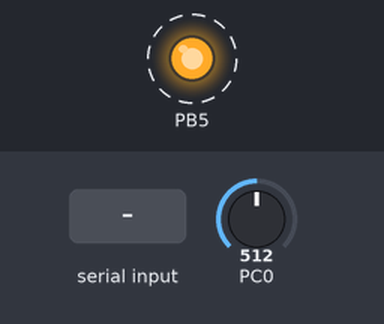
A program run on a simulated ATmega328P, built with avr-gcc and emulated at 16 MHz. Shown: output pins drawn as LEDs (lit = HIGH). Dashed ring = blinking. The inputs (shaded band) are chosen by the test bench; at power-on: PC0 = 512. What the program prints to the serial monitor is not drawn.

Above: at 1.2 s.
1.3 s: "1\n" received over Serial
Timing chart, 0 to 10.8 s (numbered marks = the images above; inputs shaded):
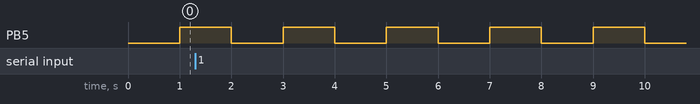

The program:

main.c
```c
/*
 * Capacitive Soil Moisture Sensor.c
 *
 * A program to read the Capacitive Soil Moisture Sensor and read it to serial IO
 *
 * Created: 31/03/2024 8:33:29 PM
 * Author : Greg Schreiber
 */

// Project Includes
#include "project.h"
#include "heartbeat.h"
#include "serialIO.h"
#include "adc.h"


int main(void) {
	// Create Variable for ADC value & Moisture Percentage
	uint16_t ADC_value;
	int moisture_percentage;

	// Enable Timer 1 for heartbeat LEd
	init_timer1();

	// Set UART
	init_uart();

	// Initialize the ADC
	init_adc();

	// Turn on global interrupts
	sei();

    // Application Code
    while (1) {

		// Read the ADC value
		ADC_value = ADC_Read_Value();

		// Print the value to the serial window (DEBUG)
		//printf("The raw value is %u \n", ADC_value);

		// Scale the ADC value to a percentage & output to the serial window
		moisture_percentage = para_scaling(ADC_value);
		printf("The percentage value is %d %% \n", moisture_percentage);

		// Delay 2.5 seconds and repeat
		_delay_ms(2500);
    }
}
```

adc.c
```c
/*
 * adc.c
 *
 * A file for separate Analogue to Digital Conversion Code
 *
 * Created: 1/04/2024 12:01:23 AM
 *  Author: Greg Schreiber
 */

// Include the project header
#include "project.h"

// Function Prototypes
void init_adc(void);
uint16_t ADC_Read_Value(void);
int para_scaling(uint16_t raw_value);


/*
 * A function for initializing the ADC
 */
void init_adc(void){

	// Were going to use the external AVCC reference
	/*
	 * Bit 6 : 1 - AVCC with external capacitor at AREF pin
	 */
	ADMUX = (1<<REFS0);

	// Set Up the ADC
	/*
	 * Bit 7 : 1 - ADC Enable
	 * Bit 2 : 1 - Prescaler
	 * Bit 1 : 1 - Prescaler
	 * Bit 0 : 1 - Prescaler
	 * (The prescaler is set to a div factor of 128
	 *
	 */
	ADCSRA = (1<<ADEN)|(1<<ADPS2)|(1<<ADPS1)|(1<<ADPS0);

}

/*
 * A function for reading the ADC value
 */
uint16_t ADC_Read_Value(void){
	// Create Variable for raw ADC value
	uint16_t value;

	// Start the ADC conversion
	ADCSRA |= (1<<ADSC);

	// Wait until conversion finished
	while(ADCSRA & (1<<ADSC)) {
		;
	}

	// Set the raw value to the ADC output
	value = ADC;

	// Return the raw value
	return value;
}

/*
 * A function for para scaling the raw ADC value to a percentage
 */
int para_scaling(uint16_t raw_value){
	// Variables
	uint32_t temp1;
	float temp2;
	int engineering_value;

	// The following process forms the para scaling required for the percentage conversion
	// Square the raw adc value
	temp1 = (uint32_t)raw_value * (uint32_t)raw_value;
	// 1 div squared adc value - para scaling
	temp2 = 1 / (float) temp1;
	// The scaling factor here is based on the maximum resistance which equates to 0%.
	engineering_value = (temp2 *  3562520) - 16;
	// This scaling factor here is based on the minimum resistance which equates to 100%.
	engineering_value = engineering_value * 1.369;

	// Return the percentage value
	return engineering_value;
}
```

adc.h
```c
/*
 * adc.h
 *
 * The header file for the Analogue to Digital Conversion Code
 *
 * Created: 1/04/2024 12:01:56 AM
 *  Author: Greg Schreiber
 */


#ifndef ADC_H_
#define ADC_H_

	// Initialize the ADC
	void init_adc(void);

	// Read the value from the ADC and return a long
	uint16_t ADC_Read_Value(void);

	// Scale the long to a percentage
	int para_scaling(uint16_t raw_value);

	/* ADC Returns a Raw value of:
	 * 462 Dry
	 * 200 Wet
	 */

#endif /* ADC_H_ */
```

heartbeat.c
```c
/*
 * heartbeat.c
 *
 * This files includes all the programs required to perform the heartbeat blink for the on board LED.
 *
 * Created: 31/03/2024 8:37:28 PM
 *  Author: Greg Schreiber
 */

// Include the Program header file
#include "project.h"

// Global for LED state, 0=off/1=on
volatile int LED_State;

// Function Prototypes
void init_timer1(void);
ISR(TIMER1_COMPA_vect);


/*
 * This program is to set up timer 1 as a CTC
 */
void init_timer1(void){

	// On board LED is connected to Pin B5
	DDRB = (1<<5);
	// Set initial LED state to off
	LED_State = 0;

	/*
	 * Set Up Timer/Counter 1 to produce the interrupt
	 */
	// Set compare value
	OCR1A = 62500;
	/* Set Timer Compare Mode (CTC Mode)
	 *
	 * TCCR1A No bits required
	 * TCCR1B WGM12 for CTC mode, CS12 for Clk/256 (Prescaler)
	 */
	TCCR1A = 0;
	TCCR1B = (1<<WGM12)|(1<<CS12);

	// Enable Compare Interrupt (On output compare match)
	TIMSK1 = (1<<OCIE1A);

	// Ensure interrupt flag is cleared
	TIFR1 = (1<<OCF1A);
}

/*
 * Interrupt for Timer 1 Compare
 *
 * This Interrupt Service Routine toggles the state of the LED pin
 */
ISR(TIMER1_COMPA_vect) {

	// Use a switch statement for the LED state (This keeps the ISR as short as possible).
	switch (LED_State) {
		// If LED off turn on
		case 0:
			PORTB = (1<<5);
			LED_State = 1;
			break;
		// If LED on turn off
		case 1:
			PORTB = (0<<5);
			LED_State = 0;
			break;
	}
}
```

heartbeat.h
```c
/*
 * heartbeat.h
 *
 * This is the header file for the heartbeat code file
 *
 * Created: 31/03/2024 8:39:42 PM
 *  Author: Greg Schreiber
 */


#ifndef HEARTBEAT_H_
#define HEARTBEAT_H_

	// Initialize Timer 1 Program
	void init_timer1(void);

	// Heart Beat LED 1 second ISR
	ISR(TIMER1_COMPA_vect);

#endif /* HEARTBEAT_H_ */
```

project.h
```c
/*
 * project.h
 *
 * This header file will include all the additional header files and defines required for the project
 *
 * Created: 31/03/2024 11:10:17 PM
 *  Author: Greg Schreiber
 */


#ifndef PROJECT_H_
#define PROJECT_H_

	// ATMega 328P Header
	#include <avr/io.h>

	// Set for the on board 16 MHz Crystal Oscillator
	#define F_CPU 16000000UL

	// Include the interrupt header file
	#include <avr/interrupt.h>

	// Additional Includes
	#include <util/delay.h>
	#include <stdio.h>
	#include <stdint.h>

#endif /* PROJECT_H_ */
```

serialIO.c
```c
/*
 * serialIO.c
 *
 * This is the setup for the serial IO UART communication
 * This file is not written by me, it allows for simple printf functionality.
 *
 * Created: 31/03/2024 11:07:53 PM
 *  Author: Greg Schreiber
 */

// Include the Program header file
#include "project.h"

// Global Output Variables
#define OUTPUT_BUFFER_SIZE 128
volatile char out_buffer[OUTPUT_BUFFER_SIZE];
volatile uint8_t out_insert_pos;
volatile uint8_t bytes_in_out_buffer;

// Global Input Variables
#define INPUT_BUFFER_SIZE 16
volatile char input_buffer[INPUT_BUFFER_SIZE];
volatile uint8_t input_insert_pos;
volatile uint8_t bytes_in_input_buffer;
volatile uint8_t input_overrun;

// Function Prototypes
void init_uart(void);
static int uart_put_char(char, FILE*);
static int uart_get_char(FILE*);

static FILE myStream = FDEV_SETUP_STREAM(uart_put_char, uart_get_char,
_FDEV_SETUP_RW);

/*
 * A function for initializing UART communication
 */
void init_uart(void){

	// Set the baud rate to 19200
	UBRR0 = 51;

	// Initialize our buffers
	out_insert_pos = 0;
	bytes_in_out_buffer = 0;
	input_insert_pos = 0;
	bytes_in_input_buffer = 0;
	input_overrun = 0;

	/*
	 * Enable the following bits
	 * Bit 3 - TXEN0 - Transmit Enable
	 * Bit 4 - RXEN0 - Receive Enable
	 * Bit 7 - RXCIE0 - Receive Complete Interrupt
	 */
	UCSR0B = (1<<RXCIE0)|(1<<RXEN0)|(1<<TXEN0);

	stdout = &myStream;
	stdin = &myStream;
}

/*
 * A function for putting characters in the buffer
 */
static int uart_put_char(char c, FILE* stream) {
	uint8_t interrupts_enabled;

	/* Add the character to the buffer for transmission (if there
	 * is space to do so). If not we wait until the buffer has space.
	 * If the character is \n, we output \r (carriage return)
	 * also.
	*/
	if(c == '\n') {
		uart_put_char('\r', stream);
	}

	/* If the buffer is full and interrupts are disabled then we
	 * abort - we don't output the character since the buffer will
	 * never be emptied if interrupts are disabled. If the buffer is full
	 * and interrupts are enabled then we loop until the buffer has
	 * enough space. The bytes_in_buffer variable will get modified by the
	 * ISR which extracts bytes from the buffer.
	*/
	interrupts_enabled = bit_is_set(SREG, SREG_I);
	while(bytes_in_out_buffer >= OUTPUT_BUFFER_SIZE) {
		if(!interrupts_enabled) {
			return 1;
		}
		/* else do nothing */
	}

	/* Add the character to the buffer for transmission if there
	 * is space to do so. We advance the insert_pos to the next
	 * character position. If this is beyond the end of the buffer
	 * we wrap around back to the beginning of the buffer
	 * NOTE: we disable interrupts before modifying the buffer. This
	 * prevents the ISR from modifying the buffer at the same time.
	 * We reenable them if they were enabled when we entered the
	 * function.
	*/
	cli();
	out_buffer[out_insert_pos++] = c;
	bytes_in_out_buffer++;
	if(out_insert_pos == OUTPUT_BUFFER_SIZE) {
		/* Wrap around buffer pointer if necessary */
		out_insert_pos = 0;
	}
	/* Reenable interrupts (UDR Empty interrupt may have been
	 * disabled) */
	UCSR0B |= (1 << UDRIE0);
	if(interrupts_enabled) {
		sei();
	}
	return 0;
}

/*
 * A function for getting characters from the buffer
 */
int uart_get_char(FILE* stream) {
	/* Wait until we've received a character */
	while(bytes_in_input_buffer == 0) {
		/* do nothing */
	}

	/*
	 * Turn interrupts off and remove a character from the input
	 * buffer. We reenable interrupts if they were on.
	 * The pending character is the one which is byte_in_input_buffer
	 * characters before the insert position (taking into account
	 * that we may need to wrap around).
	 */
	uint8_t interrupts_enabled = bit_is_set(SREG, SREG_I);
	cli();
	char c;
	if(input_insert_pos - bytes_in_input_buffer < 0) {
		/* Need to wrap around */
		c = input_buffer[input_insert_pos - bytes_in_input_buffer
				+ INPUT_BUFFER_SIZE];
	} else {
		c = input_buffer[input_insert_pos - bytes_in_input_buffer];
	}

	/* Decrement our count of bytes in the input buffer */
	bytes_in_input_buffer--;
	if(interrupts_enabled) {
		sei();
	}
	return c;
}

/*
 * Define the interrupt handler for UART Data Register Empty (i.e.
 * another character can be taken from our buffer and written out)
 */
ISR(USART_UDRE_vect)
{
	/* Check if we have data in our buffer */
	if(bytes_in_out_buffer > 0) {
		/* Yes we do - remove the pending byte and output it
		 * via the UART. The pending byte (character) is the
		 * one which is "bytes_in_buffer" characters before the
		 * insert_pos (taking into account that we may
		 * need to wrap around to the end of the buffer).
		 */
		char c;
		if(out_insert_pos - bytes_in_out_buffer < 0) {
			/* Need to wrap around */
			c = out_buffer[out_insert_pos - bytes_in_out_buffer
				+ OUTPUT_BUFFER_SIZE];
		} else {
			c = out_buffer[out_insert_pos - bytes_in_out_buffer];
		}
		/* Decrement our count of the number of bytes in the
		 * buffer
		 */
		bytes_in_out_buffer--;

		/* Output the character via the UART */
		UDR0 = c;
	} else {
		/* No data in the buffer. We disable the UART Data
		 * Register Empty interrupt because otherwise it
		 * will trigger again immediately this ISR exits.
		 * The interrupt is reenabled when a character is
		 * placed in the buffer.
		 */
		UCSR0B &= ~(1<<UDRIE0);
	}
}

/*
 * Define the interrupt handler for UART Receive Complete (i.e.
 * we can read a character. The character is read and placed in
 * the input buffer.
 */
ISR(USART_RX_vect)
{
	/* Read the character */
	char c;
	c = UDR0;

	if(bytes_in_out_buffer < OUTPUT_BUFFER_SIZE) {
		/* If echoing is enabled and there is output buffer
		 * space, echo the received character back to the UART.
		 * (If there is no output buffer space, characters
		 * will be lost.)
		 */
		uart_put_char(c, 0);
	}

	/*
	 * Check if we have space in our buffer. If not, set the overrun
	 * flag and throw away the character. (We never clear the
	 * overrun flag - it's up to the programmer to check/clear
	 * this flag if desired.)
	 */
	if(bytes_in_input_buffer >= INPUT_BUFFER_SIZE) {
		input_overrun = 1;
	} else {
		/* If the character is a carriage return, turn it into a
		 * linefeed
		*/
		if (c == '\r') {
			c = '\n';
		}

		/*
		 * There is room in the input buffer
		 */
		input_buffer[input_insert_pos++] = c;
		bytes_in_input_buffer++;
		if(input_insert_pos == INPUT_BUFFER_SIZE) {
			/* Wrap around buffer pointer if necessary */
			input_insert_pos = 0;
		}
	}
}
```

serialIO.h
```c
/*
 * serialIO.h
 *
 * Serial IO Header File
 *
 * Created: 31/03/2024 11:08:26 PM
 *  Author: Greg Schreiber
 */


#ifndef SERIALIO_H_
#define SERIALIO_H_

	#include <stdint.h>

	// Initialize UART communication
	void init_uart(void);

#endif /* SERIALIO_H_ */
```

Measured:
- by itself, PB5: alternates HIGH for 1.0 s and LOW for 1.0 s
